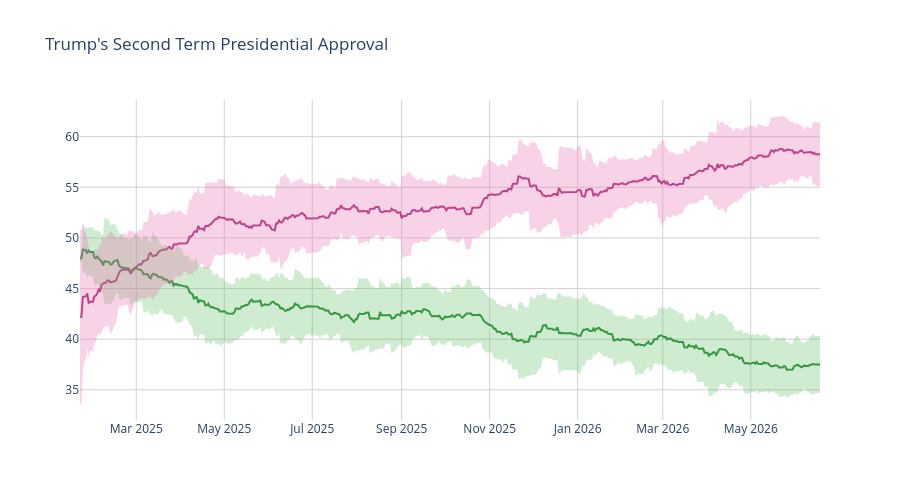

Write notebook code for a chart like this one.
### Code cell
disappr_ci_hex = "#e86eaf"
appr_ci_hex = "#60be65"
disappr_ci_rgba = "rgba(232, 110, 175, 0.3)"
appr_ci_rgba = "rgba(96, 190, 101, 0.3)"
grid_col = "#d4d2d2"


# Approve
fig = go.Figure(go.Scatter(
    x=pres['end_date'],
    y=pres['approve'],
    hovertemplate="%{y:.2f}%",
    name="<b>Approve</b>",
    line=dict(color="#228833"),
    showlegend=False
))

# Disapprove
fig.add_trace(go.Scatter(
    x=pres['end_date'],
    y=pres['disapprove'],
    hovertemplate="%{y:.2f}%",
    name="<b>Disapprove</b>",
    line=dict(color="#aa3377"),
    showlegend=False
    )
)

# Approve CI
fig.add_traces([

    # Upper bound
    go.Scatter(
        x=pres['end_date'],
        y=pres['approve_upper_ci'],
        marker=dict(color=appr_ci_hex),
        line=dict(width=0),
        mode='lines',
        showlegend=False,
        hoverinfo="skip"
    ),

    # Lower bound
    go.Scatter(
        x=pres['end_date'],
        y=pres['approve_lower_ci'],
        marker=dict(color=appr_ci_hex),
        line=dict(width=0),
        mode='lines',
        fillcolor=appr_ci_rgba,
        fill="tonexty",
        showlegend=False,
        hoverinfo="skip"
    )
])

# Disapprove CI
fig.add_traces([

    # Upper bound
    go.Scatter(
        x=pres['end_date'],
        y=pres['disapprove_upper_ci'],
        marker=dict(color=disappr_ci_hex),
        line=dict(width=0),
        mode='lines',
        showlegend=False,
        hoverinfo="skip"
    ),

    # Lower bound
    go.Scatter(
        x=pres['end_date'],
        y=pres['disapprove_lower_ci'],
        marker=dict(color=disappr_ci_hex),
        line=dict(width=0),
        mode='lines',
        fillcolor=disappr_ci_rgba,
        fill="tonexty",
        showlegend=False,
        hoverinfo="skip"
    )
])

fig.update_layout(
    title=dict(text="Trump's Second Term Presidential Approval"),
    hovermode="x"
)

fig.update_xaxes(gridcolor=grid_col)
fig.update_yaxes(gridcolor=grid_col)

fig.update_layout(hovermode="x", hoverlabel_align="right", plot_bgcolor="rgba(0, 0, 0, 0)", height=500)
fig.show()

### Figure 1 — Plotly figure (JSON) as saved in the notebook; plotly's stock layout.template omitted (floating-point values rounded to 4 significant figures; data arrays with more than 128 entries replaced by an {"elided": "..."} marker saying what was removed)
{"data": [{"hovertemplate": "%{y:.2f}%", "line": {"color": "#228833"}, "name": "<b>Approve</b>", "showlegend": false, "type": "scatter", "x": {"elided": "514 str values"}, "y": {"elided": "514 float values"}}, {"hovertemplate": "%{y:.2f}%", "line": {"color": "#aa3377"}, "name": "<b>Disapprove</b>", "showlegend": false, "type": "scatter", "x": {"elided": "514 str values"}, "y": {"elided": "514 float values"}}, {"hoverinfo": "skip", "line": {"width": 0}, "marker": {"color": "#60be65"}, "mode": "lines", "showlegend": false, "type": "scatter", "x": {"elided": "514 str values"}, "y": {"elided": "514 float values"}}, {"fill": "tonexty", "fillcolor": "rgba(96, 190, 101, 0.3)", "hoverinfo": "skip", "line": {"width": 0}, "marker": {"color": "#60be65"}, "mode": "lines", "showlegend": false, "type": "scatter", "x": {"elided": "514 str values"}, "y": {"elided": "514 float values"}}, {"hoverinfo": "skip", "line": {"width": 0}, "marker": {"color": "#e86eaf"}, "mode": "lines", "showlegend": false, "type": "scatter", "x": {"elided": "514 str values"}, "y": {"elided": "514 float values"}}, {"fill": "tonexty", "fillcolor": "rgba(232, 110, 175, 0.3)", "hoverinfo": "skip", "line": {"width": 0}, "marker": {"color": "#e86eaf"}, "mode": "lines", "showlegend": false, "type": "scatter", "x": {"elided": "514 str values"}, "y": {"elided": "514 float values"}}], "layout": {"height": 500, "hoverlabel": {"align": "right"}, "hovermode": "x", "plot_bgcolor": "rgba(0, 0, 0, 0)", "title": {"text": "Trump's Second Term Presidential Approval"}, "xaxis": {"gridcolor": "#d4d2d2"}, "yaxis": {"gridcolor": "#d4d2d2"}}}
